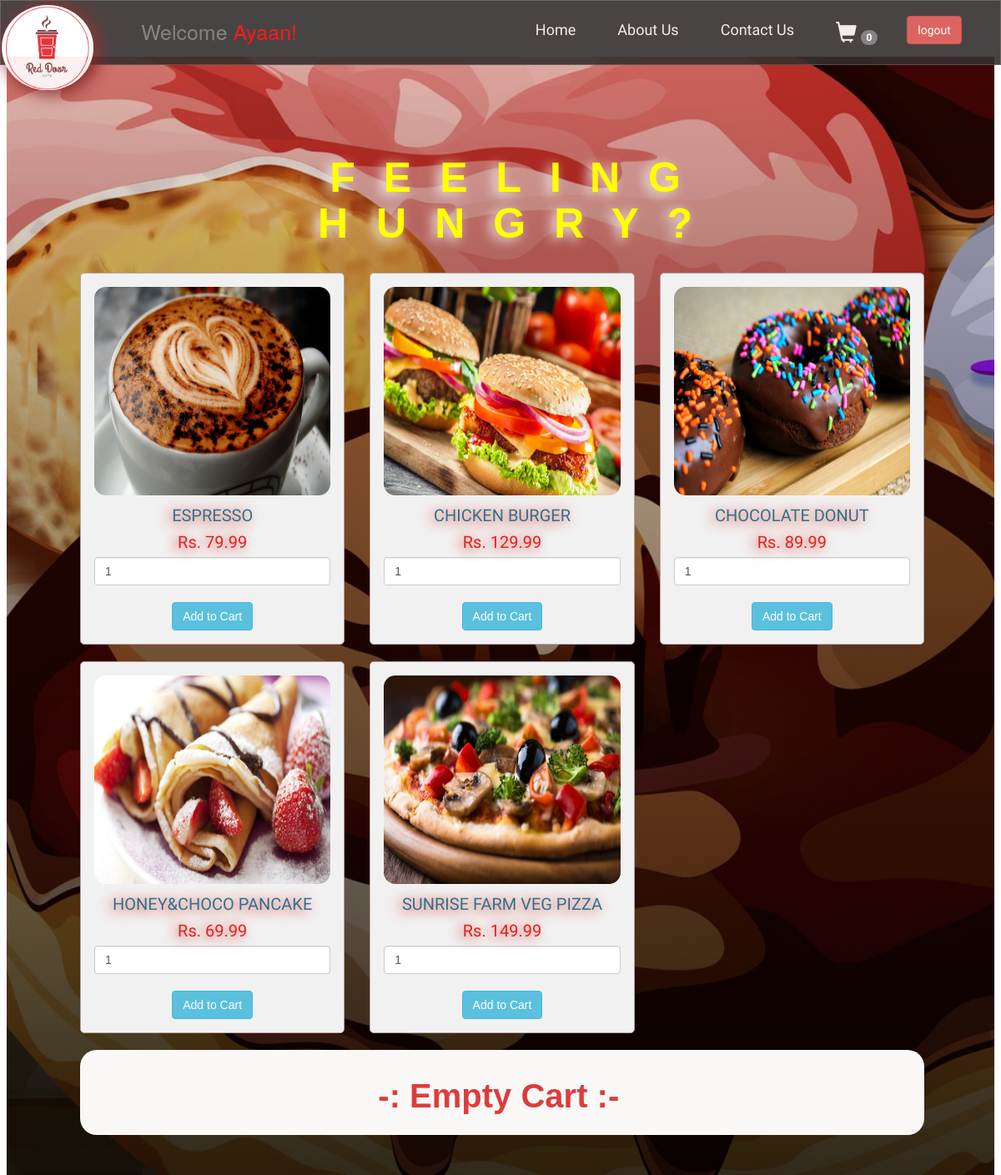
Page /shopping.php (signed in) on the committed database.
### tables this page shows
CREATE TABLE `products` (
  `id` int(11) NOT NULL,
  `name` varchar(100) NOT NULL,
  `image` varchar(100) NOT NULL,
  `price` float NOT NULL
);

### shopping.php (the view, shortened to what this page needs)
<?php
require 'config.php';
if(isset($_SESSION['username']))
{
  $username= $_SESSION['username'];
?>
<!DOCTYPE html
<html lang="en" dir="ltr">
  <head>
    <link rel="stylesheet" href="https://maxcdn.bootstrapcdn.com/bootstrap/3.3.7/css/bootstrap.min.css">
    <link rel="stylesheet" href="https://cdnjs.cloudflare.com/ajax/libs/font-awesome/4.7.0/css/font-awesome.min.css">
    <link rel="stylesheet" href="cartstyle.css">
  </head>
  <body>
    <div class="main">
      <?php
      require('header.php') ;
       ?>
<section id="bg-img-section-1" >
<div class="cont">
  <div class="title">
    <h3 class="wow bounceInRight">FEELING HUNGRY?</h3>
  </div>
  <div class="card">
  <?php
       $query = "SELECT * FROM products ORDER by id ASC";
       $result = mysqli_query($conn, $query);
       $num_rows = mysqli_num_rows($result);
       if($num_rows > 0)
       {
         while($product = mysqli_fetch_assoc($result))
         {
            ?>
           <div class="col-md-4" >
                    <form method="post" action="shopping.php?action=add&id=<?php echo $product['id']; ?>">
                        <div class="products">
                            <img src="<?php echo $product['image']; ?>" class="img-responsive">
                            <h4 class="text-info"><?php echo $product['name']; ?></h4>
                            <h4 class="text-info-1">Rs. <?php echo $product['price']; ?></h4>
                            <input type="text" name="quantity" class="form-control" value="1" >
                            <input type="hidden" name="price" value="<?php echo $product['price']; ?>" ><br>
                            <input href="#table-responsive" type="submit" name="add_to_cart" class="btn btn-info"
                                   value="Add to Cart" >
                        </div>
                    </form>
                </div>
<?php
         }
       }
   ?>
      <div class="table-responsive">
      <table class="table">
      <?php
          if(empty($_SESSION['shopping']))
          {
              ?>
              <tr>
                <h3 class="empty"><b>-: Empty Cart :-</b></h3>
              </tr>
<?php
} ?>
      </table>
</div>
</div>
</section>
</div>
</body>
</html>
<?php }
else
{
  header('Location: logout.php');
}
 ?>

### header.php (shortened to what this page needs)
<?php
$count=0;
 ?>
<!DOCTYPE html>
<html lang="en" dir="ltr">
  <head>
  </head>
  <body>
    <div class="top_menu">
     <nav class="navbar navbar-default">
       <div class="main-logo large-3 columns" style="width:9%!important">
         <a class="logo" href="home.php">
           <img src="avatar.png" >
             </a>
             </div>
                     <div class="navbar-header">
                     <a class="navbar-brand">Welcome <span style="color:red"><?php echo $username ?></span><span style="color:red">!</span> </a>
                         </div>
                   <div class="nav-bar large-9 coulmns">
                     <ul class=" nav navbar-nav" style="font-family: 'Sofia';font-size:18px">
                       <li >
                         <a href="home.php"class="white-color" >Home</a>
                       </li>
                       <li>
                         <a href="aboutus.php" class="white-color">About Us</a>
                       </li>
                       <li>
                         <a href="home.php #footer" class="white-color">Contact Us</a>
                       </li>
                       <li>
                         <a href="shopping.php" class="white-color" title="Order">
                             <span class="glyphicon glyphicon-shopping-cart"></span>
                           <span class="badge"><?php echo $count ?></span>
                         </a>
                       </li>
                       <li>
                         <form class="" action="logout.php" method="post">
                           <input class=" btn btn-danger navbar-btn" type="submit" title="Logout" id="logout" name="logout" value="logout" >
                         </form>
                       </li>
                     </ul>
                  </div>
   </nav>
   </div>
  </body>
</html>

### cartstyle.css (style rules this page uses)
.cont { background-image : linear-gradient(to bottom, rgba(0,0,0,0),rgba(0,0,0,0.8)),url("d.jpg"); background-size: cover !important; background-attachment: fixed !important; background-repeat: no-repeat; font-family: sans-serif; padding: 48px; }
.carousel-inner>.item>a>img, .carousel-inner>.item>img, .img-responsive, .thumbnail a>img, .thumbnail>img { display: block; max-width: 100%; height: -webkit-fill-available; }
.card { padding: 71px 21px 0px 25px !important; }
.table-responsive { background-color: #f9f8f7; padding: 0px 28px 15px; border-radius: 20px; margin: 0px 15px 0px 15px; }
.products .img-responsive { display: block; max-width: 100%; height: 250px; border-radius: 14px; }
.title h3 { color: yellow; text-align: center; font-size: 50px; font-weight: bolder; letter-spacing: 34px; word-spacing: 50; transform: translate(12%,45%); text-shadow: -5px 3px 14px whitesmoke; }
.navbar-default .navbar-nav>li>a { color: #f3e9e9; margin-right: 20px; }
.navbar-default { background-color: #352f2f; border-color: #5a5757; }
.glyphicon { position: relative; top: 1px; display: inline-block; font-family: 'Glyphicons Halflings'; font-style: normal; font-weight: 400; line-height: 1; font-size: 25px; -webkit-font-smoothing: antialiased; -moz-osx-font-smoothing: grayscale; }
.text-info { color: #31708f; }
h4.text-info-1 { color: #e22121; }
.products { border: 1px solid #b9a1a1; background-color: #f1f1f1; border-radius: 5px; padding: 16px; margin-bottom: 20px; text-align: center; }
.products h4 { font-size: 20px; text-align: center; transform: translate(0%,12%); }
.table-responsive h3.empty { color: #dc3d3d; text-align: center; font-size: 40px; margin-bottom: 23px; }
h4 { color: #e45656; font-family: 'Sofia'; text-shadow: -4px 2px 15px #d42c1a; font-size: 50px; text-align: left; transform: translate(25%); animation: fadeInRight; animation-duration: 5s; }
h3 { color: #fffafa; font-family: 'Ariel', sans-serif; font-size: 28px; text-align: left; transform: translate(9%,30%); width: 84%; }
section#bg-img-section-1 { background-size: cover !important; height: 100% !important; background-attachment: fixed !important; margin: 8px; }
.bounceInRight { animation-duration: 4s; }
.title h3 { animation-duration: 5s; }
.navbar { border-radius: 0px; margin-top: -8px; }
.top_menu { width: 100%; height: 74px; position:fixed; z-index: 99; opacity: 0.9; }
.main-logo.columns { position: absolute; z-index:100; }
.main-logo img { transform: translate(1%,5%); max-height: 102px; border-radius: 50%; box-shadow: 5px 2px 20px 3px #802020; }
a { text-decoration: none; }
.navbar-nav { float: right; margin: 4px; transform: translate(-8%,9%); }
.navbar-header { float: left; transform: translate(142%,20%); }
.navbar-brand { float: left; height: 50px; padding: 13px 0px; font-size: 25px; line-height: 20px; transform: translate(-52%,5%); }
.btn-danger { color: #fff; background-color: #d9534f; border-color: #d43f3a; }
.table { margin: 0px auto; float: none; }
section { padding: 60px 0; }

### rows in the picture
products: image (picture), name "ESPRESSO", price "79.99"
products: image (picture), name "CHICKEN BURGER", price "129.99"
products: image (picture), name "CHOCOLATE DONUT", price "89.99"
products: image (picture), name "HONEY&CHOCO PANCAKE", price "69.99"
products: image (picture), name "SUNRISE FARM VEG PIZZA", price "149.99"

### other values in the picture
$username "Ayaan"
$count "0"
